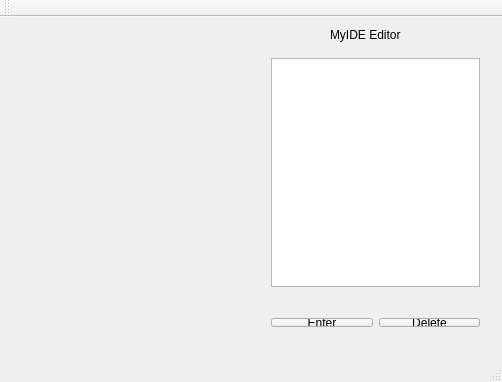
<?xml version="1.0" encoding="UTF-8"?>
<ui version="4.0">
 <class>MainWindow</class>
 <widget class="QMainWindow" name="MainWindow">
  <property name="geometry">
   <rect>
    <x>0</x>
    <y>0</y>
    <width>502</width>
    <height>382</height>
   </rect>
  </property>
  <property name="windowTitle">
   <string>MainWindow</string>
  </property>
  <widget class="QWidget" name="centralWidget">
   <widget class="QWidget" name="verticalLayoutWidget">
    <property name="geometry">
     <rect>
      <x>260</x>
      <y>30</y>
      <width>231</width>
      <height>251</height>
     </rect>
    </property>
    <layout class="QVBoxLayout" name="verticalLayout">
     <item>
      <widget class="QTextEdit" name="textEdit"/>
     </item>
    </layout>
   </widget>
   <widget class="QWidget" name="horizontalLayoutWidget">
    <property name="geometry">
     <rect>
      <x>260</x>
      <y>290</y>
      <width>231</width>
      <height>31</height>
     </rect>
    </property>
    <layout class="QHBoxLayout" name="horizontalLayout_4">
     <item>
      <widget class="QPushButton" name="enterButton">
       <property name="text">
        <string>Enter</string>
       </property>
      </widget>
     </item>
     <item>
      <widget class="QPushButton" name="deleteButton">
       <property name="text">
        <string>Delete</string>
       </property>
      </widget>
     </item>
    </layout>
   </widget>
   <widget class="QLabel" name="label">
    <property name="geometry">
     <rect>
      <x>330</x>
      <y>10</y>
      <width>121</width>
      <height>16</height>
     </rect>
    </property>
    <property name="text">
     <string>MyIDE Editor</string>
    </property>
   </widget>
  </widget>
  <widget class="QMenuBar" name="menuBar">
   <property name="geometry">
    <rect>
     <x>0</x>
     <y>0</y>
     <width>502</width>
     <height>22</height>
    </rect>
   </property>
  </widget>
  <widget class="QToolBar" name="mainToolBar">
   <attribute name="toolBarArea">
    <enum>TopToolBarArea</enum>
   </attribute>
   <attribute name="toolBarBreak">
    <bool>false</bool>
   </attribute>
  </widget>
  <widget class="QStatusBar" name="statusBar"/>
 </widget>
 <layoutdefault spacing="6" margin="11"/>
 <resources/>
 <connections/>
</ui>
